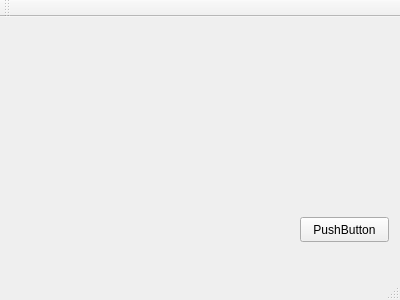
<?xml version="1.0" encoding="UTF-8"?>
<ui version="4.0">
 <class>MainWindow</class>
 <widget class="QMainWindow" name="MainWindow">
  <property name="geometry">
   <rect>
    <x>0</x>
    <y>0</y>
    <width>400</width>
    <height>300</height>
   </rect>
  </property>
  <property name="windowTitle">
   <string>MainWindow</string>
  </property>
  <widget class="QWidget" name="centralWidget">
   <widget class="QPushButton" name="pushButton">
    <property name="geometry">
     <rect>
      <x>300</x>
      <y>200</y>
      <width>89</width>
      <height>25</height>
     </rect>
    </property>
    <property name="text">
     <string>PushButton</string>
    </property>
   </widget>
  </widget>
  <widget class="QMenuBar" name="menuBar">
   <property name="geometry">
    <rect>
     <x>0</x>
     <y>0</y>
     <width>400</width>
     <height>22</height>
    </rect>
   </property>
  </widget>
  <widget class="QToolBar" name="mainToolBar">
   <attribute name="toolBarArea">
    <enum>TopToolBarArea</enum>
   </attribute>
   <attribute name="toolBarBreak">
    <bool>false</bool>
   </attribute>
  </widget>
  <widget class="QStatusBar" name="statusBar"/>
 </widget>
 <layoutdefault spacing="6" margin="11"/>
 <resources/>
 <connections/>
</ui>
